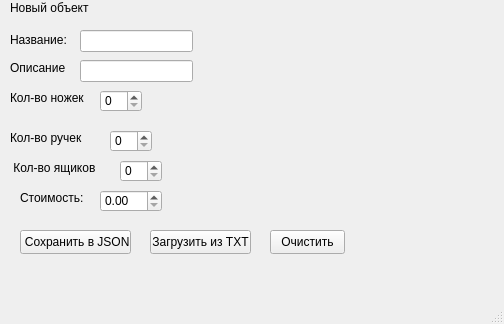
<?xml version="1.0" encoding="UTF-8"?>
<ui version="4.0">
 <class>MainWindow</class>
 <widget class="QMainWindow" name="MainWindow">
  <property name="geometry">
   <rect>
    <x>0</x>
    <y>0</y>
    <width>504</width>
    <height>324</height>
   </rect>
  </property>
  <property name="windowTitle">
   <string>MainWindow</string>
  </property>
  <widget class="QWidget" name="centralwidget">
   <widget class="QLabel" name="label">
    <property name="geometry">
     <rect>
      <x>10</x>
      <y>30</y>
      <width>61</width>
      <height>20</height>
     </rect>
    </property>
    <property name="text">
     <string>Название:</string>
    </property>
   </widget>
   <widget class="QLineEdit" name="lineEditName">
    <property name="geometry">
     <rect>
      <x>80</x>
      <y>30</y>
      <width>113</width>
      <height>22</height>
     </rect>
    </property>
   </widget>
   <widget class="QLabel" name="label_2">
    <property name="geometry">
     <rect>
      <x>10</x>
      <y>60</y>
      <width>61</width>
      <height>16</height>
     </rect>
    </property>
    <property name="text">
     <string>Описание</string>
    </property>
   </widget>
   <widget class="QLineEdit" name="lineEditDescription">
    <property name="geometry">
     <rect>
      <x>80</x>
      <y>60</y>
      <width>113</width>
      <height>22</height>
     </rect>
    </property>
   </widget>
   <widget class="QLabel" name="label_3">
    <property name="geometry">
     <rect>
      <x>10</x>
      <y>130</y>
      <width>81</width>
      <height>16</height>
     </rect>
    </property>
    <property name="text">
     <string>Кол-во ручек</string>
    </property>
   </widget>
   <widget class="QLabel" name="label_4">
    <property name="geometry">
     <rect>
      <x>10</x>
      <y>160</y>
      <width>91</width>
      <height>16</height>
     </rect>
    </property>
    <property name="text">
     <string> Кол-во ящиков</string>
    </property>
   </widget>
   <widget class="QLabel" name="label_5">
    <property name="geometry">
     <rect>
      <x>20</x>
      <y>190</y>
      <width>71</width>
      <height>16</height>
     </rect>
    </property>
    <property name="text">
     <string>Стоимость:</string>
    </property>
   </widget>
   <widget class="QSpinBox" name="spinBoxLegs">
    <property name="geometry">
     <rect>
      <x>100</x>
      <y>90</y>
      <width>42</width>
      <height>22</height>
     </rect>
    </property>
   </widget>
   <widget class="QLabel" name="label_6">
    <property name="geometry">
     <rect>
      <x>10</x>
      <y>90</y>
      <width>81</width>
      <height>16</height>
     </rect>
    </property>
    <property name="text">
     <string>Кол-во ножек</string>
    </property>
   </widget>
   <widget class="QSpinBox" name="spinBoxHandles">
    <property name="geometry">
     <rect>
      <x>110</x>
      <y>130</y>
      <width>42</width>
      <height>22</height>
     </rect>
    </property>
   </widget>
   <widget class="QSpinBox" name="spinBoxDrawers">
    <property name="geometry">
     <rect>
      <x>120</x>
      <y>160</y>
      <width>42</width>
      <height>22</height>
     </rect>
    </property>
   </widget>
   <widget class="QDoubleSpinBox" name="doubleSpinBoxCost">
    <property name="geometry">
     <rect>
      <x>100</x>
      <y>190</y>
      <width>62</width>
      <height>22</height>
     </rect>
    </property>
    <property name="maximum">
     <double>99999.000000000000000</double>
    </property>
   </widget>
   <widget class="QPushButton" name="saveButton">
    <property name="geometry">
     <rect>
      <x>20</x>
      <y>230</y>
      <width>111</width>
      <height>24</height>
     </rect>
    </property>
    <property name="text">
     <string> Сохранить в JSON</string>
    </property>
   </widget>
   <widget class="QPushButton" name="loadFromTxtButton">
    <property name="geometry">
     <rect>
      <x>150</x>
      <y>230</y>
      <width>101</width>
      <height>24</height>
     </rect>
    </property>
    <property name="text">
     <string>Загрузить из TXT</string>
    </property>
   </widget>
   <widget class="QPushButton" name="clearButton">
    <property name="geometry">
     <rect>
      <x>270</x>
      <y>230</y>
      <width>75</width>
      <height>24</height>
     </rect>
    </property>
    <property name="text">
     <string>Очистить</string>
    </property>
   </widget>
   <widget class="QLabel" name="label_7">
    <property name="geometry">
     <rect>
      <x>10</x>
      <y>0</y>
      <width>81</width>
      <height>16</height>
     </rect>
    </property>
    <property name="text">
     <string>Новый объект</string>
    </property>
   </widget>
  </widget>
  <widget class="QMenuBar" name="menubar">
   <property name="geometry">
    <rect>
     <x>0</x>
     <y>0</y>
     <width>504</width>
     <height>22</height>
    </rect>
   </property>
  </widget>
  <widget class="QStatusBar" name="statusbar"/>
 </widget>
 <resources/>
 <connections/>
</ui>
